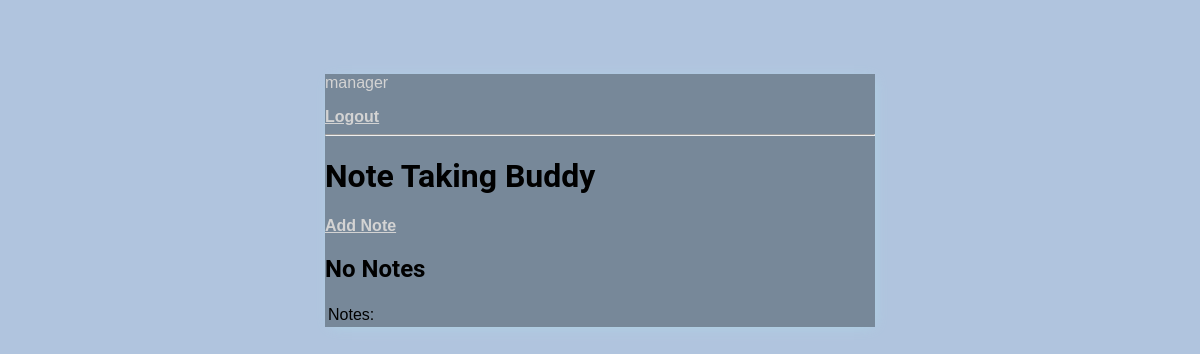
Page / (signed in) on the earlier database version.
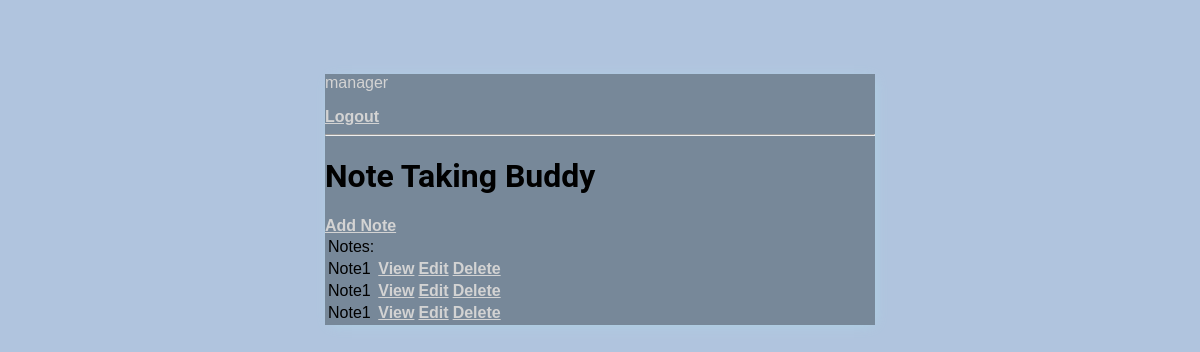
Same page on the later database version.
### base/models.py (models this page shows, shortened)
class Note(models.Model):
    user = models.ForeignKey(User, on_delete=models.CASCADE, null=True, blank=True)
    title = models.CharField(max_length=200, null=True, blank=True)
    description = models.TextField(null=True, blank=True)
    created = models.DateTimeField(auto_now_add=True)

### base/views.py (the view)
# urls.py: path('', NoteList.as_view(), name='notes'),
class NoteList(ListView):
    model = Note
    context_object_name = 'notes'
    def get_context_data(self, **kwargs):
        context = super().get_context_data(**kwargs)
        context['notes'] = context['notes'].filter(user=self.request.user)
        return context

### base/templates/base/note_list.html
{% extends 'base/main.html' %}
{% block content %}
{% if request.user.is_authenticated %}
    <p>{{ request.user }}</p>
    <a href="{% url 'logout' %}">Logout</a>
{% else %}
    <a href="{% url 'login' %}">Login</a>
{% endif %}
<hr>
<h1>Note Taking Buddy</h1>
<a href="{% url 'note-create' %}">Add Note</a>
    <table>
        <td>Notes:</td>
        {%  for note in notes %}
        <tr>
            <td>{{ note.title }}</td>
            <td><a href="{% url 'note' note.id %}">View</a></td>
            <td><a href="{% url 'note-update' note.id %}">Edit</a></td>
            <td><a href="{% url 'note-delete' note.id %}">Delete</a></td>
        </tr>
            {% empty %}
            <h2>No Notes</h2>
            {%  endfor %}
    </table>
{% endblock content %}

### base/templates/base/main.html (shortened to what this page needs)
<!DOCTYPE html>
<html lang="en">
<head>
</head>
<body>
    <div class="container">
        {% block content %} {% endblock content %}
    </div>
</body>
</html>

### base/templates/base/main.html (style rules this page uses)
body { background-color: lightsteelblue; font-family: '', sans-serif; padding-top: 50px; }
h1, h2, h3, h4, h5, h6 { font-family: 'Roboto', sans-serif; }
a, p { color: lightgrey; }
a { font-weight: 600; }
.container { max-width: 550px; margin: auto; background-color: lightslategrey; -webkit-box-shadow: 2px 2px 13px -4px dimgray; box-shadow: 2px 2px 13px -4px lightblue; }
::placeholder { font-weight: 300; opacity: 0.5; }

Differences in the rows shown:
added Note: title "Note1"
added Note: title "Note1"
added Note: title "Note1"
Other differences:
text no longer shown: "No Notes"
